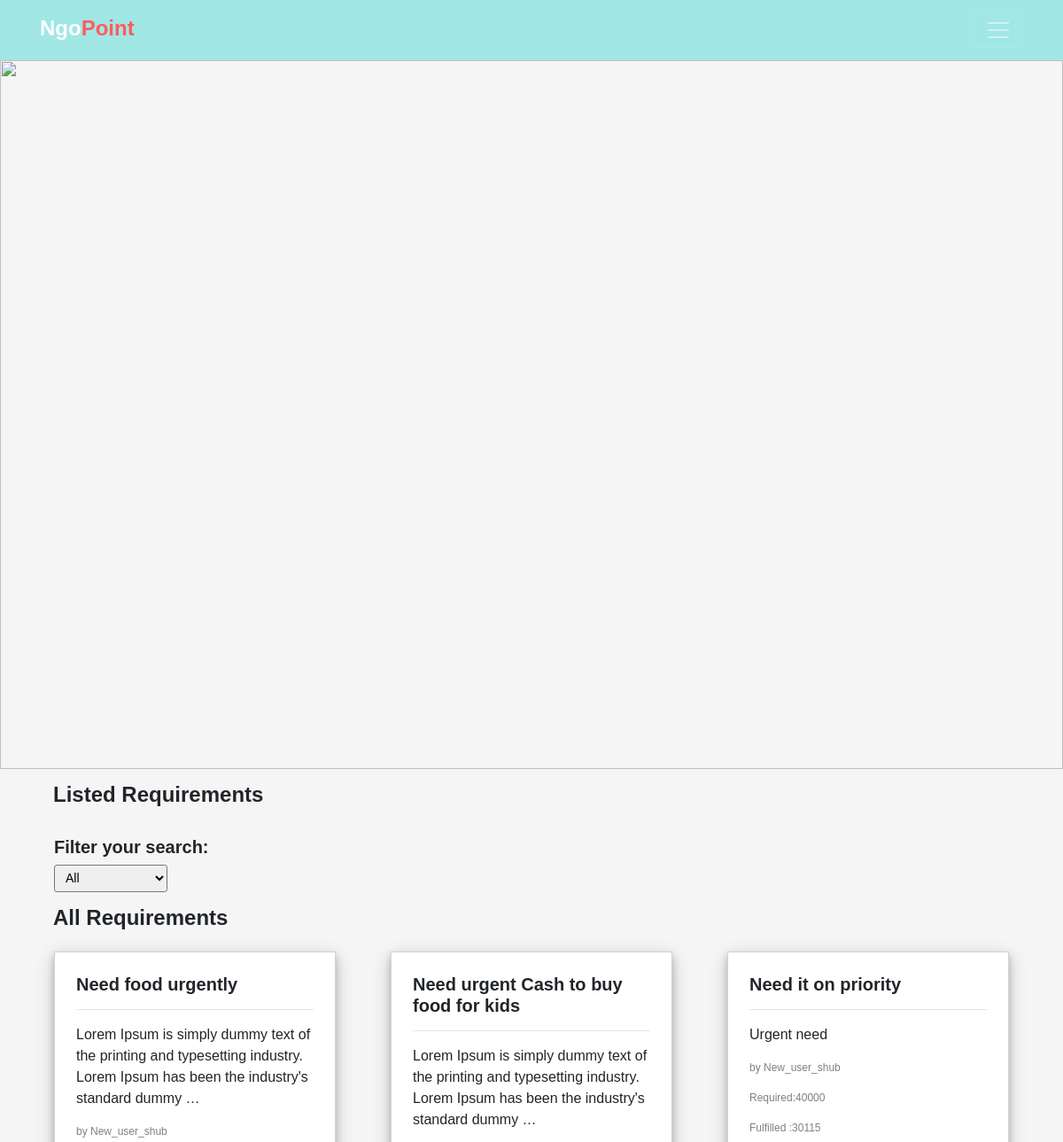
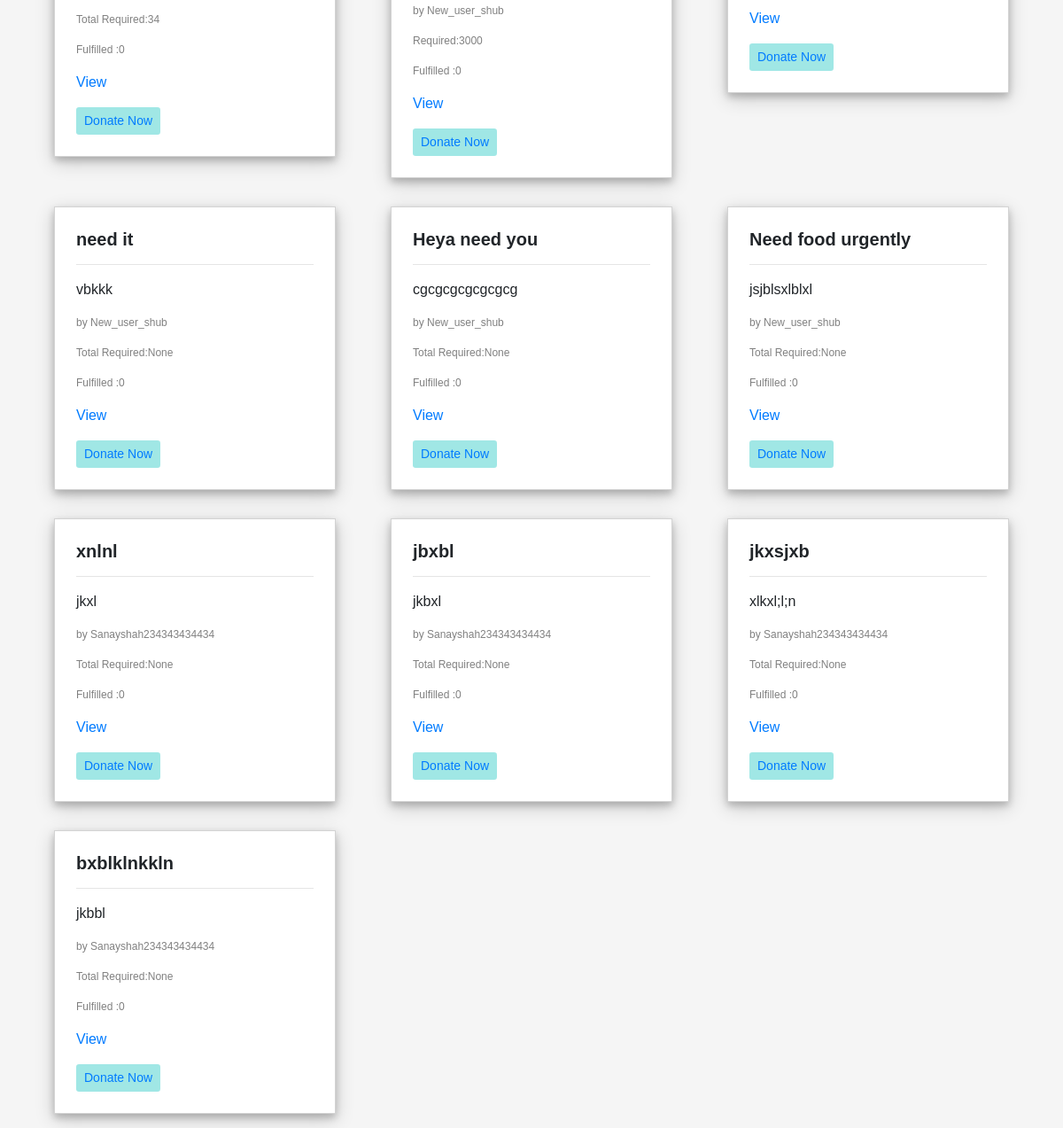
The page / on the database its author committed (2 pictures, top to bottom).
### ngo_requirements/models.py (models this page shows)
class Requirement(models.Model):
    requirement_heading=models.CharField(max_length=300,default='')
    requirement_content=models.TextField()
    ngo = models.ForeignKey(Ngo, on_delete=models.CASCADE, default='')
    category = models.ForeignKey(Help_category,on_delete=models.CASCADE, default='')
    quantity=models.IntegerField(max_length=999999,null=True)
    amount=models.IntegerField(max_length=999999,null=True)
    requirement_fulfilled=models.IntegerField(max_length=255,default=0)
    fulfilled_by=models.ManyToManyField(Donor,related_name='fulfillers')
    date_posted =models.DateTimeField(default=timezone.now)
    class Meta:
        ordering=['-date_posted']

class Ngo(models.Model):
    user = models.OneToOneField(User,on_delete=models.CASCADE,default='')
    def __str__(self):
        return f"{self.user.username}"

### ngo_requirements/views.py (the view)
# urls.py: 2. Add a URL to urlpatterns:  path('', views.home, name='home')
def home(request):
    categories=get_all_help_categories()
    requirements = Requirement.objects.all()
    context={
        'requirements':requirements,
        'categories':categories,
    }
    return render(request,'ngo_requirements/home.html',context)

### ngo_requirements/views.py (called while the page is built)
def get_all_help_categories():
    categories = Help_category.objects.all()
    return categories

### ngo_requirements/templates/ngo_requirements/home.html (shortened to what this page needs)
{% extends 'ngo_requirements/base.html' %}
{% load static %}
{% block content %}
{% include 'ngo_requirements/navbar.html' %}
<div>
    <img src='https://www.cityflowers.co.in/blog/wp-content/uploads/2018/11/NGO-1500x500.jpg' style="width: 100%;">
</div>
    <div class="container">
        <h4 class="title">Listed Requirements</h4><br>
    <h5 class="pl-3"><b>Filter your search:</b></h5>
    <div class="pl-3 row ">
    <div class="col-4 ">
        <select class="form-control-sm" id="cat_select" onchange="filter()">
            <option value='all'>All</option>
        </select>
    </div>
</div>
        {% if requirements %}
        <div class="row" id='all'>
            <div class="col-12"><h4 class="title">All Requirements</h4></div>
        {% for r in requirements %}
                    <div class="col-12 col-sm-6 col-md-4">
                        <div class="m-3 p-4 requirement-container">
                            <h5><b>{{r.requirement_heading}}</b></h5>
                            <hr>
                            <p>{{r.requirement_content|truncatewords:20}}</p>
                            <div class="row"><div class="col-12"><p class='by'>by {{r.ngo}}</p></div></div>
                            {% if r.amount %}
                            <div class="row"><div class="col-12"><p class='by'>Required:{{r.amount}}</p></div></div>
                            {% else %}
                            <div class="row"><div class="col-12"><p class='by'>Total Required:{{r.quantity}}</p></div></div>
                            {% endif %}
                            <div class="row"><div class="col-12"><p class='by'>Fulfilled :{{r.requirement_fulfilled}}</p></div></div>
                            <div class="row"><div class="col-12"><a href="/donor-requirement-view/{{r.id}}/" ><p>View</p></a></div></div>
                            <button class="btn btn-sm "><a href="/requirement-fulfillment/{{r.id}}/">Donate Now</a></button>
                        </div>
                    </div>
        {% endfor %}
        </div>
        {% else %}
        <h1>No requirements</h1>
        {% endif %}
    </div>
 {% endblock content %}

### ngo_requirements/templates/ngo_requirements/base.html (style rules this page uses)
body { background-color: white; font-family: Arial, Helvetica, sans-serif; height: 100%; }
html { font-size: 1rem; }

### ngo_requirements/templates/ngo_requirements/home.html (style rules this page uses)
.requirement-container { border: 1px solid lightgrey ; background-color: white; box-shadow: 0 4px 8px 0 rgba(0, 0, 0, 0.2), 0 6px 20px 0 rgba(0, 0, 0, 0.19); }
body { background-color: whitesmoke; }
.btn { background-color: #A0E7E5; color: darkgrey; }
.by { font-size: 12px; color: gray; }
.title { font-weight: bold; font-size: 24px; padding-top: 15px; padding-left: 15px; }

### rows shown on the page
Requirement: requirement_heading "Need food urgently", requirement_content "Lorem Ipsum is simply dummy text of the printing and typesetting industry. Lorem Ipsum has been the industry's standard dummy …", ngo "New_user_shub", quantity "34", requirement_fulfilled "0"
Requirement: requirement_heading "Need urgent Cash to buy food for kids", requirement_content "Lorem Ipsum is simply dummy text of the printing and typesetting industry. Lorem Ipsum has been the industry's standard dummy …", ngo "New_user_shub", amount "3000", requirement_fulfilled "0"
Requirement: requirement_heading "Need it on priority", requirement_content "Urgent need", ngo "New_user_shub", amount "40000", requirement_fulfilled "30115"
Requirement: requirement_heading "need it", requirement_content "vbkkk", ngo "New_user_shub", quantity "None", requirement_fulfilled "0"
Requirement: requirement_heading "Heya need you", requirement_content "cgcgcgcgcgcgcg", ngo "New_user_shub", quantity "None", requirement_fulfilled "0"
Requirement: requirement_heading "Need food urgently", requirement_content "jsjblsxlblxl", ngo "New_user_shub", quantity "None", requirement_fulfilled "0"
Requirement: requirement_heading "xnlnl", requirement_content "jkxl", ngo "Sanayshah234343434434", quantity "None", requirement_fulfilled "0"
Requirement: requirement_heading "jbxbl", requirement_content "jkbxl", ngo "Sanayshah234343434434", quantity "None", requirement_fulfilled "0"
Requirement: requirement_heading "jkxsjxb", requirement_content "xlkxl;l;n", ngo "Sanayshah234343434434", quantity "None", requirement_fulfilled "0"
Requirement: requirement_heading "bxblklnkkln", requirement_content "jkbbl", ngo "Sanayshah234343434434", quantity "None", requirement_fulfilled "0"
